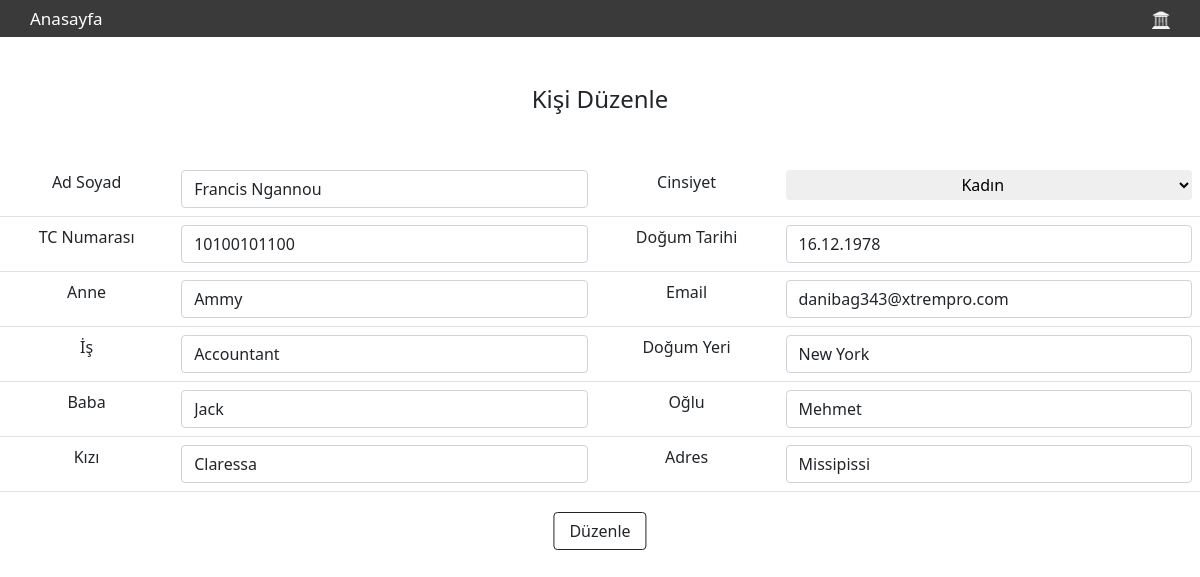
Page /kisi/1/duzenle/ (signed in) on the committed database.
### base/models.py (models this page shows, shortened)
class Person(models.Model):
    user = models.ForeignKey(
        User, on_delete=models.CASCADE, default=None, blank=True, null=True)
    tcno = models.CharField(max_length=11, blank=True, null=True, default=None)
    name_surname = models.CharField(
        max_length=50, blank=True, null=True, default=None)
    gender = models.CharField(max_length=128, choices=GENDER_CHOICES,
                              blank=True, null=True)
    birth_date = models.CharField(max_length=12, blank=True, null=True)
    job = models.CharField(max_length=30, null=True, blank=True)
    birth_city = models.CharField(max_length=20, blank=True, null=True)
    father = models.CharField(max_length=40, blank=True, null=True)
    mother = models.CharField(max_length=40, blank=True, null=True)
    son = models.CharField(max_length=40, blank=True, null=True)
    daughter = models.CharField(max_length=40, blank=True, null=True)
    living_city = models.CharField(max_length=30, blank=True, null=True)
    email = models.CharField(max_length=60, blank=True, null=True)
    create_time = models.DateTimeField(
        auto_now_add=True, blank=True, null=True)
    update_time = models.DateTimeField(auto_now=True,blank=True, null=True)

### base/decorators.py (the view)
        def wrapper_func(request, *args, **kwargs):
            group = None
            if request.user.groups.exists():
                group = request.user.groups.all()[0].name
            if group in allowed_roles:
                return view_func(request, *args, **kwargs)
            else:
                return render(request,'base/404.html')
            return view_func(request, *args, **kwargs)

### base/views.py (called while the page is built)
@login_required(login_url='login')
@allowed_users(allowed_roles=['Admin'])
def EditPersonView(request, pk):
    persons = Person.objects.get(id=pk)
    form = AddForm(instance=persons)
    if request.method == 'POST':
        form = AddForm(request.POST, instance=persons)
        if form.is_valid():
            form.save()
            messages.success(request, 'Kişi başarıyla düzenlendi.')
            return redirect('admin-home')
    context = {'persons': persons, 'form': form}
    return render(request, 'base/kisi/editperson.html', context)

### base/templates/base/kisi/editperson.html (shortened to what this page needs)
{%extends 'base/main.html' %} {% block content %}
{% load static %}
</head>
<body>
    <div class="container-fluid">
        <nav>
            <ul class="d-flex justify-content-end text-center">
                <li class="welcomeuser" style="position: absolute;left: 0;color: white;"><a href="{% url 'admin-home' %}">Anasayfa</a></li>
                <li><img src="{% static 'mahresimler/logo.png' %}" style="width: 18px;height: 18px;"/></li>
            </ul>
        </nav>
        <h4 class="text-center mt-5">Kişi Düzenle</h4>
        <form method="POST" action="">
            <table class="table table-hover text-center mt-5 col-11">
                <tr>
                    <td>Ad Soyad</td>
                    <td>{{form.name_surname}}</td>
                    <td>Cinsiyet</td>
                    <td>{{form.gender}}</td>
                </tr>
                <tr>
                    <td>TC Numarası</td>
                    <td>{{form.tcno}}</td>
                    <td>Doğum Tarihi</td>
                    <td>{{form.birth_date}}</td>
                </tr>
                <tr>
                    <td>Anne</td>
                    <td>{{form.mother}}</td>
                    <td>Email</td>
                    <td>{{form.email}}</td>
                </tr>
                <tr>
                    <td>İş</td>
                    <td>{{form.job}}</td>
                    <td>Doğum Yeri</td>
                    <td>{{form.birth_city}}</td>
                </tr>
                <tr>
                    <td>Baba</td>
                    <td>{{form.father}}</td>
                    <td>Oğlu</td>
                    <td>{{form.son}}</td>
                </tr>
                <tr>
                    <td>Kızı</td>
                    <td>{{form.daughter}}</td>
                    <td>Adres</td>
                    <td>{{form.living_city}}</td>
                </tr>
            </table>
            <input type="submit" value="Düzenle" class="btn btn-outline-dark d-grid justify-content-center">
        </form>
    </div>
    {% endblock content %}

### base/templates/base/kisi/editperson.html (style rules this page uses)
html { scroll-behavior: smooth; }
.container-fluid { height: 100vh; padding: 0; }
.btn { margin-left: 50%; transform: translateX(-50%); margin-top: 20px; padding-left: 15px; padding-right: 15px; }
select { width: 100%; border-radius: 4px; text-align: center; border: none; padding: 3px 3px; }
nav { background-color: rgb(58, 58, 58); z-index: 110; }
ul { list-style: none; }
li { padding-right: 5px; padding-left: 5px; margin-left: 25px; margin-right: 25px; transition: 0.4s; padding-top: 5px; padding-bottom: 5px; font-size: 18px; color: white; }
li a { text-decoration: none; color: rgb(255, 255, 255); transition: 0.3s; font-size: 17px; }

### rows in the picture
Person: name_surname "Francis Ngannou", gender "Kadın", tcno "10100101100", birth_date "16.12.1978", mother "Ammy", email "danibag343@xtrempro.com", job "Accountant", birth_city "New York", father "Jack", son "Mehmet", daughter "Claressa", living_city "Missipissi"
